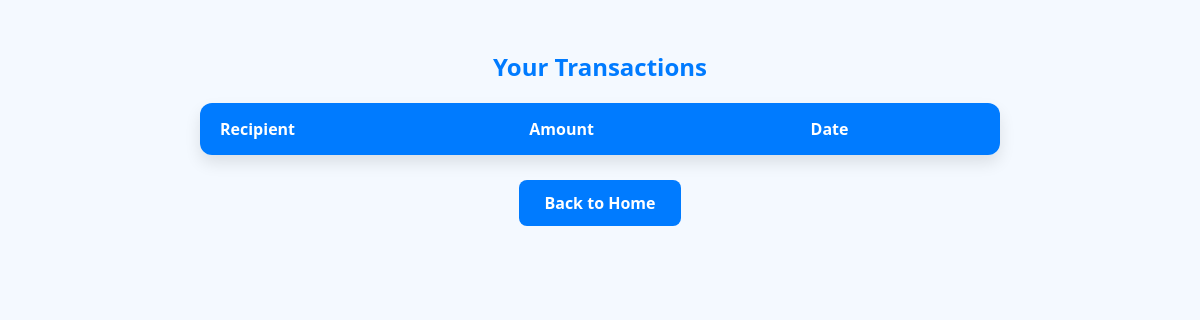
The app's page /payapp/transactions/ (signed in), older data.
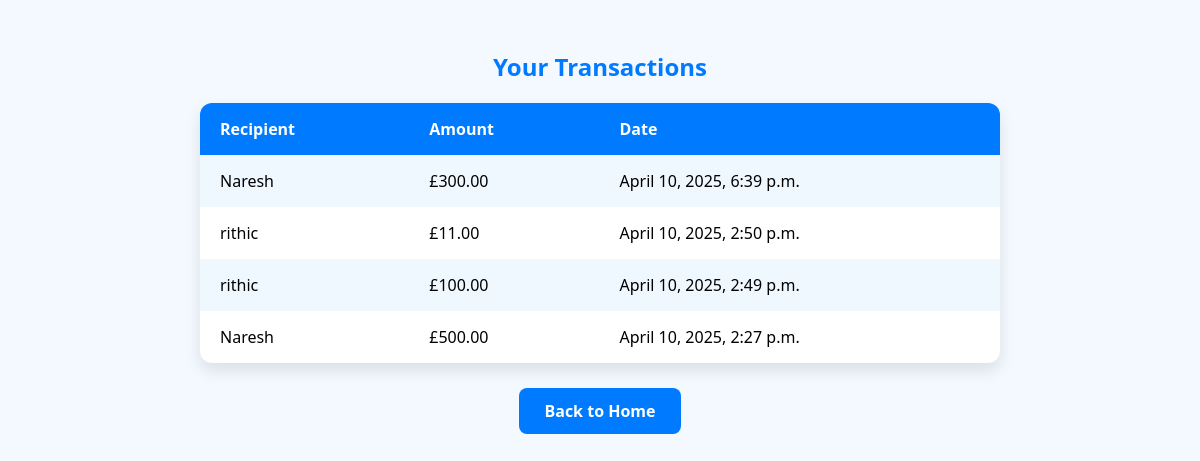
The same page, newer data.
### payapp/models.py (models this page shows, shortened)
class Transaction(models.Model):
    sender = models.ForeignKey(User, on_delete=models.CASCADE, related_name='sent_transactions')
    receiver = models.CharField(max_length=255)
    amount = models.DecimalField(max_digits=10, decimal_places=2)
    date_time = models.DateTimeField(auto_now_add=True)

### payapp/views.py (the view)
# urls.py: path('transactions/', views.transaction_history_view, name='transaction_history'),
def transaction_history_view(request):
    transactions = Transaction.objects.filter(sender=request.user).order_by('-date_time')
    return render(request, 'payapp/transaction_history.html', {'transactions': transactions})

### templates/payapp/transaction_history.html (shortened to what this page needs)
<!DOCTYPE html>
<html lang="en">
<head>
</head>
<body>
    <h2>Your Transactions</h2>
    <table>
        <tr>
            <th>Recipient</th>
            <th>Amount</th>
            <th>Date</th>
        </tr>
        {% for t in transactions %}
        <tr>
            <td>{{ t.receiver }}</td>
            <td>£{{ t.amount }}</td>
            <td>{{ t.date_time }}</td>
        </tr>
        {% endfor %}
    </table>
    <a href="{% url 'home' %}" class="btn">Back to Home</a>
</body>
</html>

### templates/payapp/transaction_history.html (style rules this page uses)
body { font-family: 'Segoe UI', Tahoma, Geneva, Verdana, sans-serif; background: #f4f9ff; margin: 0; padding: 30px; display: flex; flex-direction: column; align-items: center; }
h2 { color: #007bff; margin-bottom: 20px; }
table { width: 90%; max-width: 800px; border-collapse: collapse; box-shadow: 0 8px 16px rgba(0, 0, 0, 0.1); background: white; border-radius: 12px; overflow: hidden; }
th, td { padding: 15px 20px; text-align: left; }
th { background-color: #007bff; color: white; font-weight: 600; }
tr:nth-child(even) { background-color: #f0f8ff; }
.btn { display: inline-block; margin-top: 25px; padding: 12px 25px; background-color: #007bff; color: white; text-decoration: none; font-weight: 600; border-radius: 8px; transition: background-color 0.3s ease; }

Row changes from the older to the newer data that the page shows:
added Transaction: receiver "Naresh", amount "300.00", date_time "April 10, 2025, 6:39 p.m."
added Transaction: receiver "rithic", amount "11.00", date_time "April 10, 2025, 2:50 p.m."
added Transaction: receiver "rithic", amount "100.00", date_time "April 10, 2025, 2:49 p.m."
added Transaction: receiver "Naresh", amount "500.00", date_time "April 10, 2025, 2:27 p.m."
